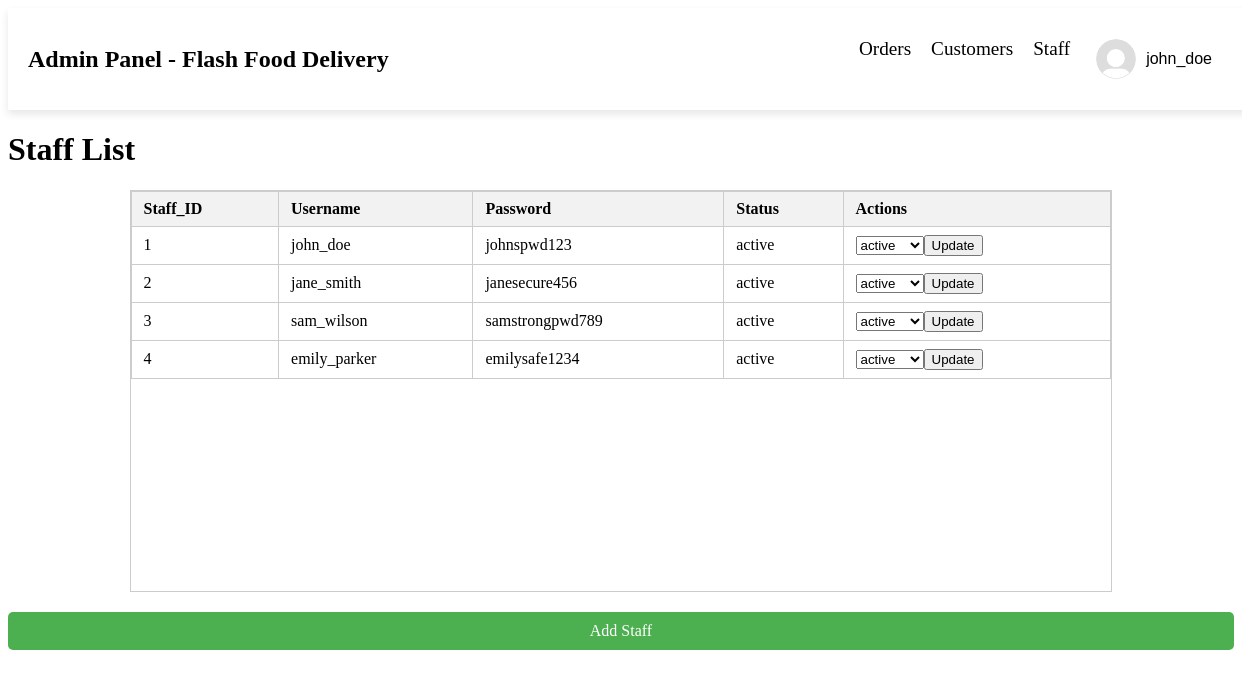
Page /view_staff.php (signed in) on the earlier database version.
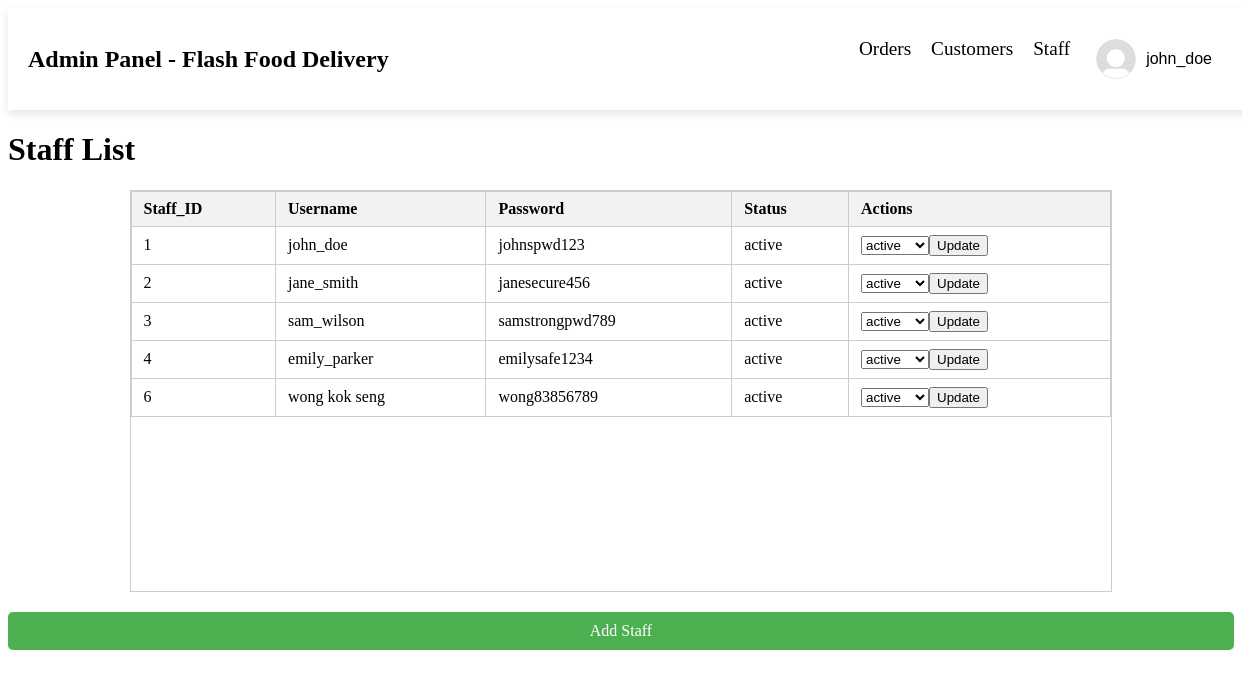
Same page on the later database version.
### tables this page shows
CREATE TABLE `staff` (
  `Staff_ID` int(11) NOT NULL,
  `staff_username` varchar(50) NOT NULL,
  `staff_password` varchar(255) NOT NULL,
  `staff_status` enum('active','inactive') NOT NULL DEFAULT 'active'
);

### view_staff.php (the view, shortened to what this page needs)
<!DOCTYPE html>
<html lang="en">
<head>
    <link rel="stylesheet" href="view pages style.css"/>
</head>
<body>
<div class="navbar">
        <div class="logo">
            <a href="admin.php">Admin Panel - Flash Food Delivery</a>
        </div>
        <ul>
            <li><a href="view order.php">Orders</a></li>
            <li><a href="view customer.php">Customers</a></li>
            <li><a href="view_staff.php">Staff</a></li>
            <div class="dropdown">
                <button class="dropbtn">
                    <img src="images/default profile.png" alt="Profile Picture">
                    <?php echo $_SESSION['admin']; ?>
                </button>
            </div>
        </ul>
    </div>
    <h1>Staff List</h1>
    <div class="table-container">
        <table>
            <thead>
                <tr>
                    <th>Staff_ID</th>
                    <th>Username</th>
                    <th>Password</th>
                    <th>Status</th>
                    <th>Actions</th>
                </tr>
            </thead>
            <tbody>
                <?php
                $conn = new mysqli("localhost", "root", "", "accounts");
                $sql = "SELECT * FROM staff";
                $result = $conn->query($sql);
                if ($result->num_rows > 0) {
                    while($row = $result->fetch_assoc()) {
                        echo "<tr>";
                        echo "<td>" . $row["Staff_ID"] . "</td>";
                        echo "<td>" . $row["staff_username"] . "</td>";
                        echo "<td>" . $row["staff_password"] . "</td>";
                        echo "<td>" . $row["staff_status"] . "</td>";
                        echo "<td>";
                        echo "<form method='post' action=''>";
                        echo "<select name='status'>";
                        echo "<option value='active'" . ($row["staff_status"] == "active" ? " selected" : "") . ">active</option>";
                        echo "</select>";
                        echo "<input type='submit' value='Update'>";
                        echo "</form>";
                        echo "</td>";
                        echo "</tr>";
                    }
                } else {
                    echo "<tr><td colspan='5'>No records found</td></tr>";
                }
                ?>
            </tbody>
        </table>
    </div>
    <a href="add_staff.php" class="add-staff-btn">Add Staff</a>
</body>
</html>

### view pages style.css (style rules this page uses)
.navbar { width: 100%; max-width: 1200px; margin: 0 auto; display: flex; align-items: center; justify-content: space-between; background-color: white; padding: 14px 20px; box-shadow: 0 4px 8px rgba(0, 0, 0, 0.1); margin-bottom: 10px; }
.navbar .logo a { font-size: 1.5rem; font-weight: bold; color: black; text-decoration: none; }
.navbar ul { display: flex; list-style: none; padding: 0; }
.navbar ul li { margin-right: 20px; }
.navbar ul li a { text-decoration: none; color: black; font-size: 1.2rem; transition: color 0.3s ease; }
.dropdown { position: relative; display: inline-block; margin-right: 10px; }
.dropdown .dropbtn { border: none; outline: none; background-color: white; cursor: pointer; font-size: 16px; display: flex; align-items: center; }
.dropdown .dropbtn img { border-radius: 50%; width: 40px; height: 40px; margin-right: 10px; }
.table-container { width: 80%; height: 400px; overflow-y: scroll; margin: auto; border: 1px solid #ccc; }
table { width: 100%; border-collapse: collapse; }
th, td { padding: 8px 12px; border: 1px solid #ccc; text-align: left; }
th { background-color: #f2f2f2; }
.add-staff-btn { display: block; margin: 20px auto; padding: 10px 20px; background-color: #4CAF50; color: white; text-align: center; text-decoration: none; border-radius: 5px; }

Differences in the rows shown:
added staff: Staff_ID "6", staff_username "wong kok seng", staff_password "wong83856789", staff_status "active", status "active"
